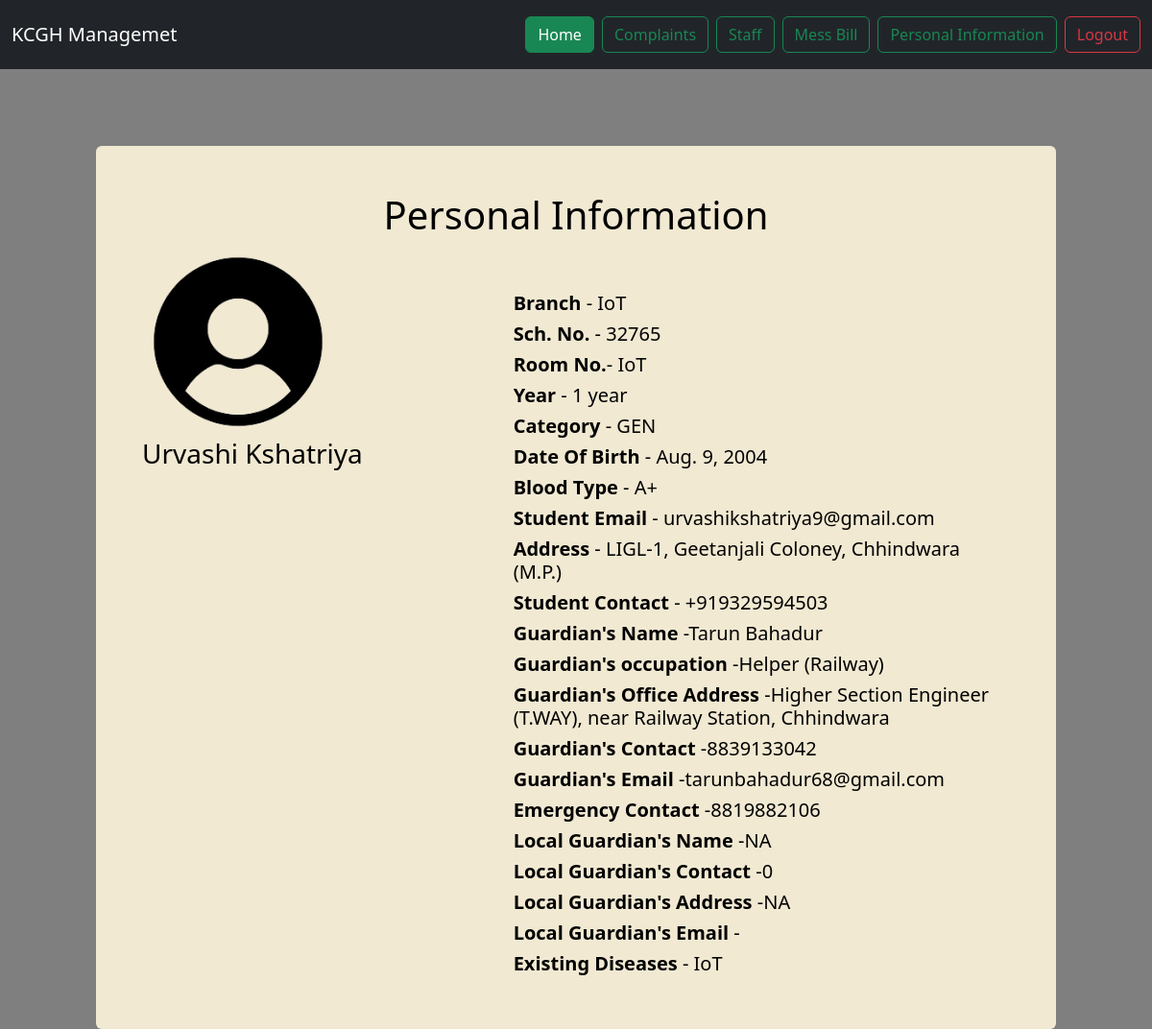
The page /personalInfo (signed in) on the database its author committed.
### users/models.py (models this page shows, shortened)
class StudentInfo(models.Model):
    user = models.ForeignKey(User, on_delete=models.CASCADE, null=True, blank=True)
    name = models.CharField(max_length=100)
    sch_no = models.IntegerField()
    branch = models.CharField(max_length=100)
    year = models.IntegerField()
    category = models.CharField(max_length=15)
    dob = models.DateField()
    blood_group = models.CharField(max_length=5)
    email = models.EmailField()
    address = models.CharField(max_length=100)
    phone = models.IntegerField(max_length=10)
    g_no = models.IntegerField(max_length=10)
    g_name = models.CharField(max_length=100)
    g_email = models.EmailField(max_length=30)
    g_occupation = models.CharField(max_length=100)
    g_address = models.CharField(max_length=100)
    e_no = models.IntegerField(max_length=10)
    l_name = models.CharField(max_length=100)
    l_address = models.CharField(max_length=100)
    l_no = models.IntegerField(max_length=10)
    disease = models.CharField(max_length=100)

### mess/views.py (the view)
# urls.py: path("personalInfo", views.personalInfo, name="personalInfo"),
@login_required
def personalInfo(request):
    user_info = StudentInfo.objects.filter(user=request.user).first()
    if user_info is None:
        messages.error(request, "User data not found")
        return redirect("home")
    return render(request, "personalInfo.html", {"user1": user_info, 'user': request.user})

### mess/templates/personalInfo.html (shortened to what this page needs)
{% extends "base.html" %}
{% load static%}
{% block body %}
    {% include "components/navbar.html" %}
    <div class="d-flex justify-content-center align-items-start" style="height: 80vh; margin-top: 80px;">
        <div class="container text-white p-5 rounded" style="background: #f1e9d2; color: black !important; max-width: 1000px;">
            <h1 class="text-center" style="color: black;">Personal Information</h1>
            <div class="row">
                <div class="col-md-5 ">
                    <img src="/static/images/images-removebg-preview.png " class="p-0 m-0" alt="Logo" style="height: 200px;">
                    <h3>{{user1.name}}</h3>
                </div>
                <div class="col-md-7 mt-5 align-items-center">
                    <h5><strong>Branch</strong> - {{user1.branch}}</h5>
                    <h5><strong>Sch. No.</strong>  - {{user1.sch_no}}</h5>
                    <h5><strong>Room No.</strong>- {{user1.branch}}</h5>
                    <h5><strong>Year</strong> - {{user1.year}} year</h5>
                    <h5><strong>Category</strong> - {{user1.category}}</h5>
                    <h5><strong>Date Of Birth</strong> - {{user1.dob}}</h5>
                    <h5><strong>Blood Type</strong> - {{user1.blood_group}}</h5>
                    <h5><strong>Student Email </strong> - {{user1.email}}</h5>
                    <h5><strong>Address</strong> - {{user1.address}}</h5>
                    <h5><strong>Student Contact</strong> - +91{{user1.phone}}</h5>
                    <h5><strong>Guardian's Name</strong> -{{user1.g_name}}</h5>
                    <h5><strong>Guardian's occupation</strong> -{{user1.g_occupation}}</h5>
                    <h5><strong>Guardian's Office Address</strong> -{{user1.g_address}}</h5>
                    <h5><strong>Guardian's Contact</strong> -{{user1.g_no}}</h5>
                    <h5><strong>Guardian's Email</strong> -{{user1.g_email}}</h5>
                    <h5><strong>Emergency Contact</strong> -{{user1.e_no}}</h5>
                    <h5><strong>Local Guardian's Name</strong> -{{user1.l_name}}</h5>
                    <h5><strong>Local Guardian's Contact</strong> -{{user1.l_no}}</h5>
                    <h5><strong>Local Guardian's Address</strong> -{{user1.l_address}}</h5>
                    <h5><strong>Local Guardian's Email</strong> -{{user1.l_email}}</h5>
                    <h5><strong>Existing Diseases</strong> - {{user1.branch}}</h5>
                </div>
            </div>
        </div>
    </div>
{% endblock %}

### rows shown on the page
StudentInfo: name "Urvashi Kshatriya", branch "IoT", sch_no "32765", year "1", category "GEN", dob "Aug. 9, 2004", blood_group "A+", email "urvashikshatriya9@gmail.com", address "LIGL-1, Geetanjali Coloney, Chhindwara (M.P.)", phone "9329594503", g_name "Tarun Bahadur", g_occupation "Helper (Railway)", g_address "Higher Section Engineer (T.WAY), near Railway Station, Chhindwara", g_no "8839133042", g_email "tarunbahadur68@gmail.com", e_no "8819882106", l_name "NA", l_no "0", l_address "NA"
